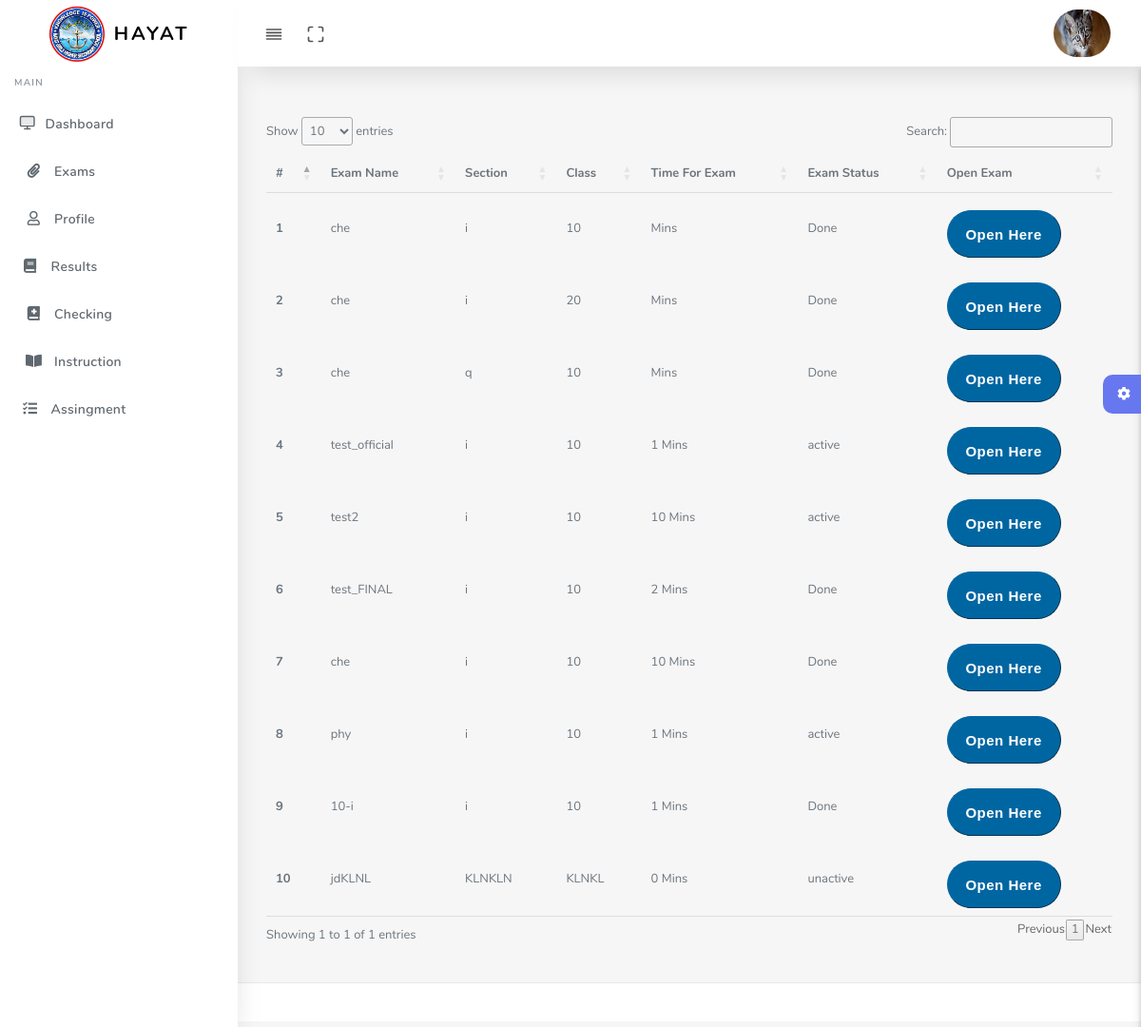
/teacher/select_exam.php (signed in), run on the app's committed database.
### tables this page shows
CREATE TABLE `teachers` (
  `t_id` varchar(100) NOT NULL COMMENT 'Roll Number/Gr.Number of Teacher',
  `name` varchar(30) NOT NULL,
  `class` varchar(10) NOT NULL,
  `subject` varchar(20) NOT NULL,
  `section` varchar(20) NOT NULL,
  `username` varchar(20) NOT NULL,
  `email` varchar(50) NOT NULL,
  `password` varchar(30) NOT NULL,
  `t_cnic` int(30) NOT NULL,
  `t_phone` int(20) NOT NULL,
  `address` varchar(200) NOT NULL,
  `p_address` varchar(255) NOT NULL COMMENT 'Parament Address',
  `acc_approval` int(1) NOT NULL DEFAULT 0,
  `class_teacher` varchar(20) NOT NULL DEFAULT 'none',
  `user_image` varchar(255) NOT NULL DEFAULT '0',
  `online_status` varchar(10) NOT NULL,
  `profile_lock` int(2) NOT NULL
);

CREATE TABLE `exam_data` (
  `exam_id` int(255) NOT NULL,
  `exam_name` varchar(100) NOT NULL,
  `subject` varchar(100) NOT NULL,
  `t_id` varchar(100) NOT NULL,
  `section` varchar(20) NOT NULL,
  `class` varchar(20) NOT NULL,
  `time` varchar(4) NOT NULL,
  `status` varchar(20) NOT NULL DEFAULT 'unactive' COMMENT 'Active Exam Or Not',
  `created` datetime(6) DEFAULT current_timestamp(6),
  `admin_approval` int(2) NOT NULL DEFAULT 0 COMMENT 'admin approve of exams or not(testing phase)'
);

### teacher/select_exam.php (the view, shortened to what this page needs)
<?php
include '../connection/config.php';
$tid = $_SESSION["t_id"];
$sql_img = "select user_image from `teachers` where t_id ='$tid' and user_image = '0'";
$conn_img = mysqli_query($conn,$sql_img);
$p_img= mysqli_num_rows($conn_img);
$sqlp_img = "select user_image from `teachers` where t_id ='$tid' and user_image <> '0'";
$pro_img = mysqli_query($conn,$sqlp_img);
while($row = mysqli_fetch_assoc($pro_img)){
  $uimg = $row['user_image'];
}
?>
<!DOCTYPE html>
<html lang="en">
<head>
  <link rel="stylesheet" href="assets/css/app.min.css">
  <link rel="stylesheet" href="assets/css/style.css">
  <link rel="stylesheet" href="assets/css/components.css">
  <link rel="stylesheet" href="assets/css/custom.css">
<link rel="stylesheet" type="text/css" href="https://cdn.datatables.net/1.10.25/css/jquery.dataTables.css">
</head>
<body>
  <div id="app">
    <div class="main-wrapper main-wrapper-1">
      <div class="navbar-bg"></div>
      <nav class="navbar navbar-expand-lg main-navbar sticky">
        <div class="form-inline mr-auto">
          <ul class="navbar-nav mr-3">
            <li><a href="#" data-toggle="sidebar" class="nav-link nav-link-lg
									collapse-btn"> <i data-feather="align-justify"></i></a></li>
            <li><a href="#" class="nav-link nav-link-lg fullscreen-btn">
                <i data-feather="maximize"></i>
              </a></li>
          </ul>
        </div>
        <ul class="navbar-nav navbar-right">
          <li class="dropdown"><a href="#" data-toggle="dropdown"
              class="nav-link dropdown-toggle nav-link-lg nav-link-user">
    <?php
    if($p_img == 1){
      echo  "<img id='profileImage' src='assets/img/teacher.png' class='mobile_profile_image' alt='Please Uploaded Photo'>";
}else{
   echo  "<img id='profileImage' src='$uimg' class='mobile_profile_image' alt='Uploaded Photo'>";
}
      ?>
      <span class="d-sm-none d-lg-inline-block"></span></a>
          </li>
        </ul>
      </nav>
      <div class="main-sidebar sidebar-style-2">
        <aside id="sidebar-wrapper">
          <div class="sidebar-brand">
            <a href="index.html"> <img alt="image" src="../assets/images/logo.jpg" id="logo_header" class="header-logo" /> <span
                class="logo-name">HAYAT</span>
            </a>
          </div>
<ul class="sidebar-menu">
<li class="menu-header">Main</li>
            <li class="dropdown">
              <a href="profile_t.php" class="nav-link"><i data-feather="monitor"></i><span>Dashboard</span></a>
            </li>
            <li class="dropdown">
              <a href="exam.php" class="nav-link"><i class="fas fa-paperclip"></i><span>Exams</span></a>
            </li>
            <li class="dropdown">
              <a href="profile.php" class="nav-link"><i class="far fa-user"></i><span>Profile</span></a>
            </li>
            <li class="dropdown">
              <a href="select_exam.php" class="nav-link"><i class="fa fa-book" aria-hidden="true"></i><span>Results</span></a>
            </li>
            <li class="dropdown">
              <a href="checkingsubject.php" class="nav-link"><i class="fas fa-book-medical"></i><span>Checking</span></a>
            </li>
            <li class="dropdown">
              <a href="instruction.php" class="nav-link"><i class="fas fa-book-open"></i><span>Instruction</span></a>
            </li>
            <li class="dropdown">
              <a href="assingment.php" class="nav-link"><i class="fa fa-tasks" aria-hidden="true"></i><span>Assingment</span></a>
            </li>
          </ul>
        </aside>
      </div>
      <div class="main-content">
        <section class="section">
          <div class="section-body">
<div class="createdexam">
<table id="Table">
  <thead>
    <tr>
    <th>#</th>
    <th>Exam Name</th>
    <th>Section</th>
    <th>Class</th>
    <th>Time For Exam</th>
    <th>Exam Status</th>
    <th>Open Exam</th>
    </tr>
   </thead>
   <?php
$sql_created_exam = "SELECT * FROM `exam_data` where t_id = '$tid'";
$result_e = mysqli_query($conn,$sql_created_exam);
$result_num_exam = mysqli_num_rows($result_e);
$i =1;
if($result_num_exam >= 1){
while($exam_created = mysqli_fetch_assoc($result_e)){
    $exam_name = $exam_created['exam_name'];
    $status = $exam_created['status'];
    $section = $exam_created['section'];
    $class = $exam_created['class'];
    $time = $exam_created['time'];
            echo  "<tbody>".
            "<tr>".
            "<th scope='row'>$i</th>".
            "<td>"."$exam_name"."</td>".
            "<td>"."$section"."</td>".
            "<td>"."$class"."</td>".
            "<td>"."$time"." Mins"."</td>".
            "<td id='status-$i' >"."$status"."</td>".
            "<td>"."<form method='post'>
            <input type='hidden' name='e_n' value='"."$exam_name"."'>
            <input type='submit' class='btn' id='btn-$i' value='Open Here' name='open_exam'>
            </form>"."</td>".
            "</tr>";
            $i =$i +1;
    }
    echo "</tbody>".
     "</table>";
}
?>
</div>
        </div>
        </section>
        <div class="settingSidebar">
          <a href="javascript:void(0)" class="settingPanelToggle"> <i class="fa fa-spin fa-cog"></i>
          </a>
        </div>
      </div>
      <footer class="main-footer">
      </footer>
    </div>
  </div>
</body>
</html>

### teacher/select_exam.php (style rules this page uses)
#logo_header { width: 60px; height: 60px; }
#profileImage { width: 50px; height: 50px; border-radius: 30px; }
.btn { background: #0066A2; color: white; border-style: outset; border-color: #0066A2; height: 50px; width: 120px; font: bold 15px arial, sans-serif; text-shadow:none; margin-top: 10px; padding: 0px; border-radius: 80px; }
#profileImage { width: 60px; }
td { padding: 8px; }
th { padding: 8px; }

### data on the page
teachers: user_image (picture)
exam_data: exam_name "che", section "i", class "10", status "Done"
exam_data: exam_name "che", section "i", class "20", status "Done"
exam_data: exam_name "che", section "q", class "10", status "Done"
exam_data: exam_name "test_official", section "i", class "10", time "1", status "active"
exam_data: exam_name "test2", section "i", class "10", time "10", status "active"
exam_data: exam_name "test_FINAL", section "i", class "10", time "2", status "Done"
exam_data: exam_name "che", section "i", class "10", time "10", status "Done"
exam_data: exam_name "phy", section "i", class "10", time "1", status "active"
exam_data: exam_name "10-i", section "i", class "10", time "1", status "Done"
exam_data: exam_name "jdKLNL", section "KLNKLN", class "KLNKL", time "0", status "unactive"
